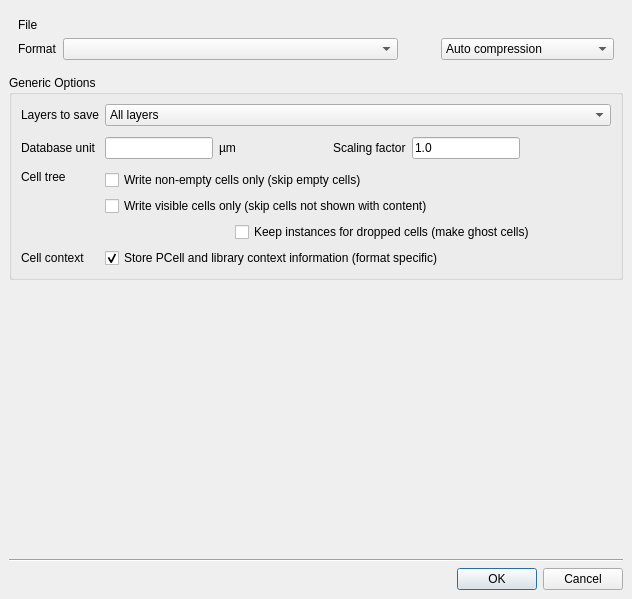
<ui version="4.0" >
 <class>SaveLayoutAsOptionsDialog</class>
 <widget class="QDialog" name="SaveLayoutAsOptionsDialog" >
  <property name="windowModality" >
   <enum>Qt::ApplicationModal</enum>
  </property>
  <property name="geometry" >
   <rect>
    <x>0</x>
    <y>0</y>
    <width>632</width>
    <height>599</height>
   </rect>
  </property>
  <property name="windowTitle" >
   <string/>
  </property>
  <layout class="QVBoxLayout" >
   <property name="margin" >
    <number>9</number>
   </property>
   <property name="spacing" >
    <number>6</number>
   </property>
   <item>
    <widget class="QFrame" name="frame" >
     <property name="frameShape" >
      <enum>QFrame::NoFrame</enum>
     </property>
     <property name="frameShadow" >
      <enum>QFrame::Raised</enum>
     </property>
     <layout class="QGridLayout" >
      <property name="margin" >
       <number>9</number>
      </property>
      <property name="spacing" >
       <number>6</number>
      </property>
      <item row="0" column="0" >
       <widget class="QLabel" name="label" >
        <property name="text" >
         <string>File</string>
        </property>
       </widget>
      </item>
      <item row="1" column="2" >
       <spacer>
        <property name="orientation" >
         <enum>Qt::Horizontal</enum>
        </property>
        <property name="sizeType" >
         <enum>QSizePolicy::Fixed</enum>
        </property>
        <property name="sizeHint" >
         <size>
          <width>31</width>
          <height>20</height>
         </size>
        </property>
       </spacer>
      </item>
      <item row="1" column="0" >
       <widget class="QLabel" name="label_2" >
        <property name="text" >
         <string>Format</string>
        </property>
       </widget>
      </item>
      <item row="1" column="1" >
       <widget class="QComboBox" name="fmt_cbx" >
        <property name="sizePolicy" >
         <sizepolicy>
          <hsizetype>5</hsizetype>
          <vsizetype>0</vsizetype>
          <horstretch>2</horstretch>
          <verstretch>0</verstretch>
         </sizepolicy>
        </property>
       </widget>
      </item>
      <item row="0" column="1" colspan="3" >
       <widget class="QLabel" name="filename_lbl" >
        <property name="sizePolicy" >
         <sizepolicy>
          <hsizetype>7</hsizetype>
          <vsizetype>5</vsizetype>
          <horstretch>1</horstretch>
          <verstretch>0</verstretch>
         </sizepolicy>
        </property>
        <property name="text" >
         <string/>
        </property>
       </widget>
      </item>
      <item row="1" column="3" colspan="2" >
       <widget class="QComboBox" name="compression" >
        <item>
         <property name="text" >
          <string>Auto compression</string>
         </property>
        </item>
        <item>
         <property name="text" >
          <string>No compression</string>
         </property>
        </item>
        <item>
         <property name="text" >
          <string>ZLib compression</string>
         </property>
        </item>
       </widget>
      </item>
     </layout>
    </widget>
   </item>
   <item>
    <widget class="QGroupBox" name="groupBox" >
     <property name="title" >
      <string>Generic Options</string>
     </property>
     <layout class="QGridLayout" >
      <property name="margin" >
       <number>9</number>
      </property>
      <property name="spacing" >
       <number>6</number>
      </property>
      <item row="1" column="2" >
       <widget class="QLabel" name="label_7" >
        <property name="text" >
         <string>µm</string>
        </property>
       </widget>
      </item>
      <item row="1" column="0" >
       <widget class="QLabel" name="label_5" >
        <property name="text" >
         <string>Database unit</string>
        </property>
       </widget>
      </item>
      <item row="1" column="5" >
       <widget class="QLineEdit" name="sf_le" >
        <property name="sizePolicy" >
         <sizepolicy>
          <hsizetype>7</hsizetype>
          <vsizetype>0</vsizetype>
          <horstretch>0</horstretch>
          <verstretch>0</verstretch>
         </sizepolicy>
        </property>
        <property name="text" >
         <string>1.0</string>
        </property>
       </widget>
      </item>
      <item row="1" column="6" >
       <spacer>
        <property name="orientation" >
         <enum>Qt::Horizontal</enum>
        </property>
        <property name="sizeType" >
         <enum>QSizePolicy::Expanding</enum>
        </property>
        <property name="sizeHint" >
         <size>
          <width>51</width>
          <height>32</height>
         </size>
        </property>
       </spacer>
      </item>
      <item row="1" column="4" >
       <widget class="QLabel" name="label_6" >
        <property name="text" >
         <string>Scaling factor</string>
        </property>
       </widget>
      </item>
      <item row="2" column="1" colspan="6" >
       <widget class="QFrame" name="frame_2" >
        <property name="frameShape" >
         <enum>QFrame::NoFrame</enum>
        </property>
        <property name="frameShadow" >
         <enum>QFrame::Raised</enum>
        </property>
        <layout class="QGridLayout" >
         <property name="margin" >
          <number>0</number>
         </property>
         <property name="spacing" >
          <number>6</number>
         </property>
         <item row="0" column="0" colspan="3" >
          <widget class="QCheckBox" name="no_empty_cells_cb" >
           <property name="text" >
            <string>Write non-empty cells only (skip empty cells)</string>
           </property>
          </widget>
         </item>
         <item row="1" column="0" colspan="4" >
          <widget class="QCheckBox" name="no_hidden_cells_cb" >
           <property name="sizePolicy" >
            <sizepolicy>
             <hsizetype>1</hsizetype>
             <vsizetype>0</vsizetype>
             <horstretch>0</horstretch>
             <verstretch>0</verstretch>
            </sizepolicy>
           </property>
           <property name="text" >
            <string>Write visible cells only (skip cells not shown with content)</string>
           </property>
          </widget>
         </item>
         <item row="2" column="1" colspan="3" >
          <widget class="QCheckBox" name="keep_instances_cb" >
           <property name="sizePolicy" >
            <sizepolicy>
             <hsizetype>7</hsizetype>
             <vsizetype>0</vsizetype>
             <horstretch>0</horstretch>
             <verstretch>0</verstretch>
            </sizepolicy>
           </property>
           <property name="text" >
            <string>Keep instances for dropped cells (make ghost cells)</string>
           </property>
          </widget>
         </item>
         <item row="2" column="0" >
          <spacer>
           <property name="orientation" >
            <enum>Qt::Horizontal</enum>
           </property>
           <property name="sizeType" >
            <enum>QSizePolicy::Fixed</enum>
           </property>
           <property name="sizeHint" >
            <size>
             <width>20</width>
             <height>20</height>
            </size>
           </property>
          </spacer>
         </item>
        </layout>
       </widget>
      </item>
      <item row="0" column="0" >
       <widget class="QLabel" name="label_3" >
        <property name="text" >
         <string>Layers to save</string>
        </property>
       </widget>
      </item>
      <item row="0" column="1" colspan="6" >
       <widget class="QComboBox" name="layersel_cbx" >
        <item>
         <property name="text" >
          <string>All layers</string>
         </property>
        </item>
        <item>
         <property name="text" >
          <string>Layers shown in list</string>
         </property>
        </item>
        <item>
         <property name="text" >
          <string>Visible layers only</string>
         </property>
        </item>
       </widget>
      </item>
      <item row="2" column="0" >
       <widget class="QLabel" name="label_8" >
        <property name="text" >
         <string>Cell tree</string>
        </property>
        <property name="alignment" >
         <set>Qt::AlignLeading|Qt::AlignLeft|Qt::AlignTop</set>
        </property>
       </widget>
      </item>
      <item row="1" column="3" >
       <spacer>
        <property name="orientation" >
         <enum>Qt::Horizontal</enum>
        </property>
        <property name="sizeHint" >
         <size>
          <width>40</width>
          <height>20</height>
         </size>
        </property>
       </spacer>
      </item>
      <item row="1" column="1" >
       <widget class="QLineEdit" name="dbu_le" >
        <property name="sizePolicy" >
         <sizepolicy>
          <hsizetype>7</hsizetype>
          <vsizetype>0</vsizetype>
          <horstretch>0</horstretch>
          <verstretch>0</verstretch>
         </sizepolicy>
        </property>
       </widget>
      </item>
      <item row="3" column="1" colspan="6" >
       <widget class="QCheckBox" name="store_context_cb" >
        <property name="text" >
         <string>Store PCell and library context information (format specific)</string>
        </property>
        <property name="checked" >
         <bool>true</bool>
        </property>
       </widget>
      </item>
      <item row="3" column="0" >
       <widget class="QLabel" name="label_4" >
        <property name="text" >
         <string>Cell context</string>
        </property>
       </widget>
      </item>
     </layout>
    </widget>
   </item>
   <item>
    <widget class="QStackedWidget" name="options_stack" >
     <property name="sizePolicy" >
      <sizepolicy>
       <hsizetype>5</hsizetype>
       <vsizetype>7</vsizetype>
       <horstretch>0</horstretch>
       <verstretch>1</verstretch>
      </sizepolicy>
     </property>
     <widget class="QWidget" name="page_3" />
     <widget class="QWidget" name="page_4" />
    </widget>
   </item>
   <item>
    <spacer>
     <property name="orientation" >
      <enum>Qt::Vertical</enum>
     </property>
     <property name="sizeHint" >
      <size>
       <width>509</width>
       <height>16</height>
      </size>
     </property>
    </spacer>
   </item>
   <item>
    <widget class="Line" name="line" >
     <property name="orientation" >
      <enum>Qt::Horizontal</enum>
     </property>
    </widget>
   </item>
   <item>
    <widget class="QDialogButtonBox" name="buttonBox" >
     <property name="orientation" >
      <enum>Qt::Horizontal</enum>
     </property>
     <property name="standardButtons" >
      <set>QDialogButtonBox::Cancel|QDialogButtonBox::NoButton|QDialogButtonBox::Ok</set>
     </property>
    </widget>
   </item>
  </layout>
 </widget>
 <tabstops>
  <tabstop>fmt_cbx</tabstop>
  <tabstop>compression</tabstop>
  <tabstop>layersel_cbx</tabstop>
  <tabstop>dbu_le</tabstop>
  <tabstop>sf_le</tabstop>
  <tabstop>no_empty_cells_cb</tabstop>
  <tabstop>no_hidden_cells_cb</tabstop>
  <tabstop>keep_instances_cb</tabstop>
  <tabstop>store_context_cb</tabstop>
  <tabstop>buttonBox</tabstop>
 </tabstops>
 <resources/>
 <connections>
  <connection>
   <sender>buttonBox</sender>
   <signal>rejected()</signal>
   <receiver>SaveLayoutAsOptionsDialog</receiver>
   <slot>reject()</slot>
   <hints>
    <hint type="sourcelabel" >
     <x>316</x>
     <y>260</y>
    </hint>
    <hint type="destinationlabel" >
     <x>286</x>
     <y>274</y>
    </hint>
   </hints>
  </connection>
 </connections>
</ui>
